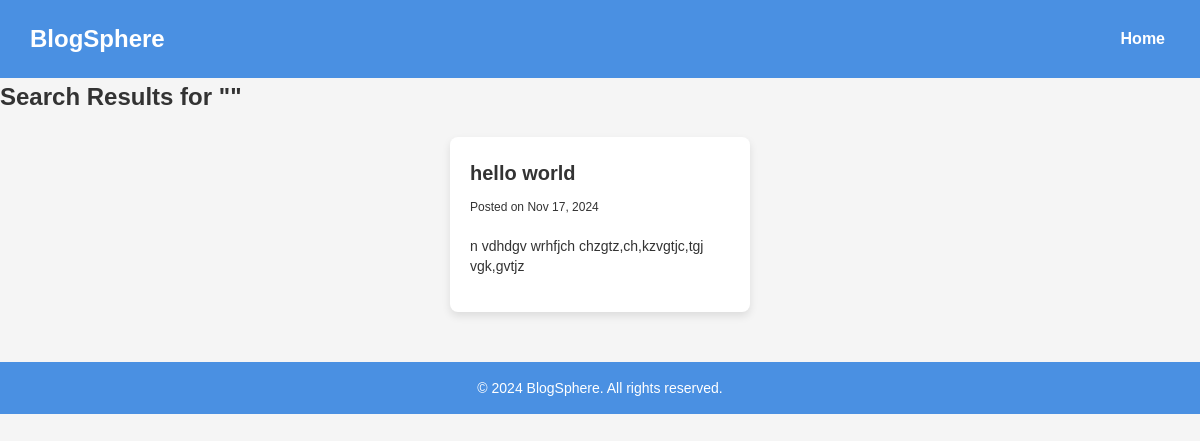
/search/, run on an earlier commit of the app's database.
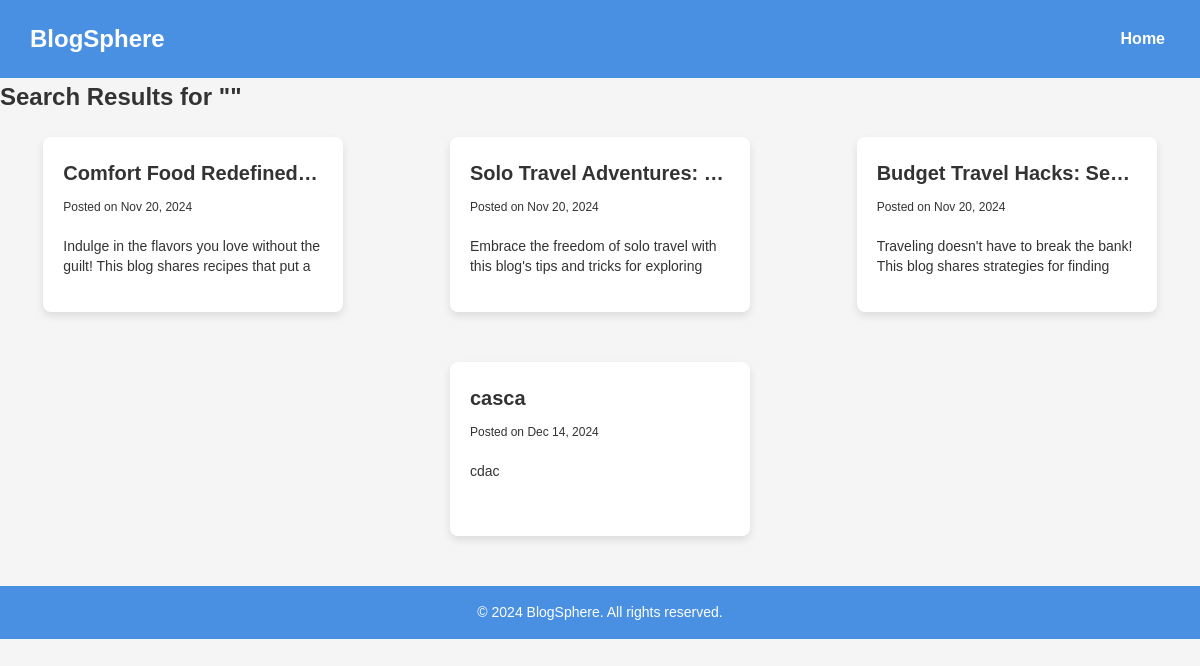
And on a later commit of the database.
### myapp/models.py (models this page shows, shortened)
class Post(models.Model):
    author = models.ForeignKey(User, on_delete=models.CASCADE)  # Link each post to a user
    title = models.CharField(max_length=100)
    content = models.TextField()
    category = models.CharField(
        max_length=50,
        choices=[
            ('tech', 'Technology'),
            ('life', 'Lifestyle'),
            ('food', 'Food'),
            ('travel', 'Travel'),
        ],
        default='tech',
    )
    created_at = models.DateTimeField(auto_now_add=True)  # Automatically set when a post is created

### myapp/views.py (the view)
# urls.py: path('search/', views.search_blogs, name='search_blogs'),
def search_blogs(request):
    query = request.GET.get('query', '')
    results = Post.objects.filter(
        Q(title__icontains=query) | Q(content__icontains=query)
    )
    return render(request, 'search_results.html', {'query': query, 'results': results})

### myapp/templates/search_results.html (shortened to what this page needs)
{% load static %}
<!DOCTYPE html>
<html lang="en">
<head>
    <link rel="stylesheet" type="text/css" href="{% static 'home.css' %}">
</head>
<body>
    <header>
        <nav>
            <div class="logo">
                <h1>BlogSphere</h1>
            </div>
            <ul class="nav-links">
                <li><a href="{% url 'home' %}">Home</a></li>
            </ul>
        </nav>
    </header>
    <section class="search-results">
        <h2>Search Results for "{{ query }}"</h2>
        {% if results %}
            <div class="blog-container">
                {% for post in results %}
                    <a href="{% url 'post_detail' post.id %}" class="blog-post">
                        <h3>{{ post.title }}</h3>
                        <p class="meta">Posted on {{ post.created_at|date:"M d, Y" }}</p>
                        <p>{{ post.content|truncatewords:20 }}</p>
                    </a>
                {% endfor %}
            </div>
        {% else %}
            <p>No blogs found for your search.</p>
        {% endif %}
    </section>
    <footer>
        <p>&copy; 2024 BlogSphere. All rights reserved.</p>
    </footer>
</body>
</html>

### myapp/static/home.css (style rules this page uses)
* { margin: 0; padding: 0; box-sizing: border-box; font-family: Arial, sans-serif; }
:root { --primary-color: #4a90e2; --secondary-color: #333; --accent-color: #ff6347; --background-color: #f5f5f5; --text-color: #333; --white-color: #ffffff; }
body { background-color: var(--background-color); color: var(--text-color); line-height: 1.6; }
header { background-color: var(--primary-color); padding: 20px; }
nav { display: flex; justify-content: space-between; align-items: center; }
.logo h1 { color: var(--white-color); font-size: 24px; margin-left: 10px; }
.nav-links { list-style: none; display: flex; }
.nav-links li { margin: 0 15px; }
.nav-links a { color: var(--white-color); text-decoration: none; font-weight: bold; transition: color 0.3s; }
.blog-container { display: flex; gap: 20px; justify-content: space-around; flex-wrap: wrap; padding: 20px 0; }
.blog-post { background-color: var(--white-color); padding: 20px; border-radius: 8px; box-shadow: 0 4px 8px rgba(0, 0, 0, 0.1); width: 100%; max-width: 300px; text-align: left; margin-bottom: 30px; text-decoration: none; color: var(--text-color); transition: transform 0.3s ease, box-shadow 0.3s ease; }
.blog-post h3 { color: var(--secondary-color); font-size: 20px; margin-bottom: 10px; overflow: hidden; white-space: nowrap; text-overflow: ellipsis; }
.blog-post p { color: var(--text-color); margin-bottom: 15px; font-size: 14px; line-height: 1.4; height: 2.8em; overflow: hidden; }
.blog-post .meta { color: var(--secondary-color); font-size: 12px; margin-bottom: 5px; }
footer { background-color: var(--primary-color); color: var(--white-color); text-align: center; padding: 15px 0; font-size: 14px; }

What changed in the data, as far as the page shows it:
removed Post: title "hello world", created_at "Nov 17, 2024", content "n vdhdgv wrhfjch chzgtz,ch,kzvgtjc,tgj vgk,gvtjz"
added Post: title "Comfort Food Redefined…", created_at "Nov 20, 2024", content "Indulge in the flavors you love without the guilt! This blog shares recipes that put a…"
added Post: title "Solo Travel Adventures:…", created_at "Nov 20, 2024", content "Embrace the freedom of solo travel with this blog's tips and tricks for exploring…"
added Post: title "Budget Travel Hacks: Se…", created_at "Nov 20, 2024", content "Traveling doesn't have to break the bank! This blog shares strategies for finding…"
added Post: title "casca", created_at "Dec 14, 2024", content "cdac"
